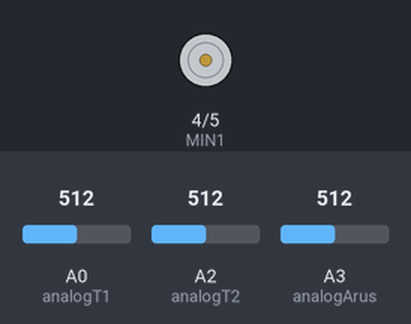
The sketch below on a simulated Arduino Uno, built with avr-gcc and run on an emulated ATmega328P. Parts: motor-driver pin pairs drawn as motors (green arrow = first pin HIGH = forward, orange = second pin HIGH = backward, longer = more drive, scaled by the enable pin). The test bench sets the inputs (shaded band); at power-on: A0 (analogT1) = 512, A2 (analogT2) = 512, A3 (analogArus) = 512. What the sketch prints to the serial monitor is not drawn.

Above: at 1.2 s.
1.3 s: A0 (analogT1) set to 529
3.0 s: A2 (analogT2) set to 498
4.5 s: A2 (analogT2) set to 481
At 5.4 s:
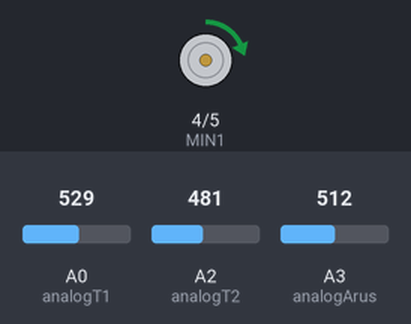
6.0 s: A0 (analogT1) set to 716
At 6.6 s:
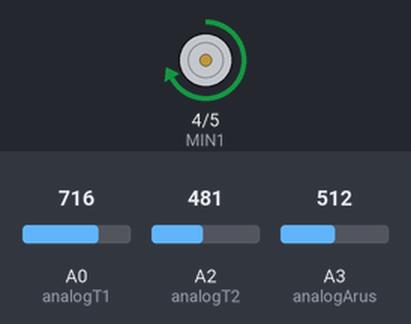
7.5 s: A0 (analogT1) set to 900
At 8.8 s:
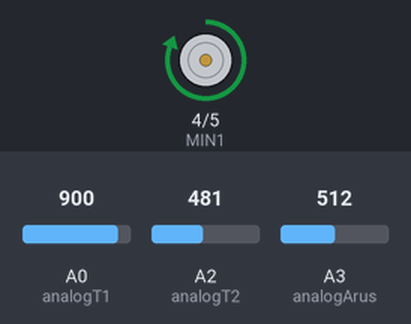
Timing chart, 0 to 10.5 s (numbered marks = the images above; inputs shaded):
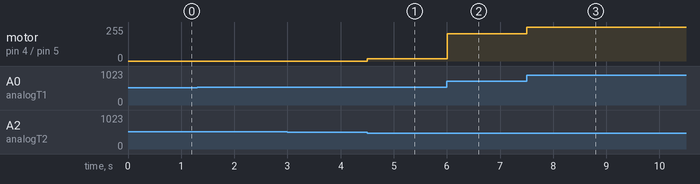

Measured:
- after the input at 1.3 s, every drawn part: stays the same
- after the input at 3.0 s, every drawn part: stays the same
- after the input at 4.5 s, motor on pin 4 (MIN1) / pin 5 (MIN2): stopped → forward 17/255 at once
- after the input at 6.0 s, motor on pin 4 (MIN1) / pin 5 (MIN2): forward 17/255 → forward 204/255 at once
- after the input at 7.5 s, motor on pin 4 (MIN1) / pin 5 (MIN2): forward 204/255 → forward 255/255 at once

The sketch:

final_code.ino.ino
```cpp
#include <TimerOne.h>
#include <PID_v1.h>
#include <mcp_can.h>
#include <SPI.h>

#define outMin 0

unsigned long timer;

const int analogT1 = A0;
const int analogT2 = A2;

int T1, T2; //nilai baca pin analog sensor torsi
float mapVT1, mapVT2; //nilai baca tegangan output sensor torsi
float Tscale; //nilai torsi dalam Nm
int MIN1 = 4;
int MIN2 = 5;
int MPWM = 6;
int keluaran = 0; //nilai PWM tegangan motor

const int analogArus = A3;
int mVperAmp = 66;
int ACSoffset = 2500;
int ArusRaw= 0;
double Voltage1 = 0;
double Amps1 = 0;


// VARIABEL KENDALI PID
double Kp = 0.29; //Konstanta
double Ki = 0.018;
double Kd = 0; //Konstanta Derivatif

double ts = 0.0068; // periode sampling 6.8ms
double OutputP; //Nilai komputasi proportional
double OutputI; //Nilai komputasi integral
double OutputD; //Nilai komputasi derivatif

double error_torque = 0.0; //nilai error torsi
double errorI = 0.0; // Galat Integral Kecepatan
double errorI_prev = 0.0;
double errorD = 0.0; //Galat Derivatif Kecepatan
double errorD_prev = 0.0;
double OutputTot; //nilai hasil kendali total

unsigned int Setpoint;
unsigned int mapT1;

// Variabel CAN
MCP_CAN CAN0(10);
int kecepatan = 0;
unsigned char stmp[1];

void setup() {
  Serial.begin(9600);

//  delay(15000);
  //setup GUI
  Serial.write(9);

  //CAN Setup
  CAN0.begin(CAN_500KBPS); //init bus, baudrate 500k

  //Setup Timer Interrupt
  Timer1.initialize(6800); //waktu sampling 6.8 ms frekuensi 5x
  Timer1.attachInterrupt(baca_torsi);

  //Setup Pin Sensor Torsi
  pinMode(A0, INPUT);
  pinMode(A2, INPUT);

  //Setup Motor Pin
  pinMode(MIN1, OUTPUT);
  pinMode(MIN2, OUTPUT);
  pinMode(MPWM, OUTPUT);

}

//MAIN PROGRAM
void loop() {
//  Serial.println("sapi");
//  Serial.println(millis ());
 timer = millis ();
 tampilanSerial();
 kirim_CAN();
// Serial.println(kecepatan);
}

void baca_torsi(){
  T1 = analogRead(analogT1);
  T2 = analogRead(analogT2);
  mapVT1 = (T1/1023)*5;
  mapVT2 = (T2/1023)*5;

  if (T1>=520 && T2<=490)
  {
  keluaran = (T1-512); //pengali memberikan power ke motor melalui PWM,
  //4 menghasilkan overshoot. pengali ini variable, berdasar kecepatan mobil
  keluaran = constrain(keluaran,0,255);
  analogWrite(MPWM,keluaran);
  digitalWrite(MIN1, HIGH);
  digitalWrite(MIN2, LOW);
  }

  if (T1<=490 && T2>=520)
  {
    keluaran = (T2-512);
    keluaran = constrain(keluaran,0,255);
    analogWrite(MPWM,keluaran);
    digitalWrite(MIN1, LOW);
    digitalWrite(MIN2, HIGH);
  }

  if(T1<519 && T2<519)
  {
    digitalWrite(MIN1, LOW );
    digitalWrite(MIN2, LOW);
    analogWrite(MPWM,0);
  }

  kendaliPID();

 // Pembacaan Arus dari Sensor Arus
 ArusRaw = analogRead(analogArus);
 Voltage1 = (ArusRaw / 1023.0) * 5000; // Gets you mV
 Amps1 = ((Voltage1 - ACSoffset) / mVperAmp) + 0.56;

 Tscale = ((12.94)*mapVT1)-31.25;
//  Serial.println(timer);
 if(timer%50 == 0){
  Serial.write(T1/4);
 }

}


//Kendali PID
void kendaliPID(){
  Setpoint = map(T1,0,1023,0,30); //mapping bacaan torsi
  mapT1 = map(T1,0,1023,0,30);
  if (Setpoint > 4){
    error_torque = (double)Setpoint - (double)mapT1;

    //Proportional
    OutputP = Kp*error_torque;

    //Integral
    errorI += Ki*error_torque*ts;
    OutputI = errorI;

    //Derivatif
    errorD = error_torque - errorD_prev;
    OutputD = (Kd/ts)*errorD;

    //output
    OutputTot = OutputP+OutputI+OutputD;
    if(OutputTot <= outMin){OutputTot = outMin;}

    keluaran = int (OutputTot*255);
    errorD_prev = error_torque;
  }
  else {
    errorI = 0;
    keluaran = 0;
  }

}


void tampilanSerial(){
 //Print Serial
// Serial.print("RawAmps = ");
// Serial.print(ArusRaw);
// Serial.print(" \t");
// Serial.print("Volt = ");
// Serial.print(Voltage1);
// Serial.print(" \t");
// Serial.print("Ampere = ");
// Serial.print(Amps1);
// Serial.print(" \t");
//
// Serial.print(" T1 = ");
// Serial.print(mapVT1);
// Serial.print(" V \t");
// Serial.print(" T2 = ");
// Serial.print(mapVT2);
// Serial.print(" V ");
// Serial.print(" Tscale = ");
// Serial.print(Tscale);
// Serial.println(" Nm ");

}

int iterator = 0;

void kirim_CAN()
{
  if ((timer%160000>= 0) && (timer%160000 <= 20000)){
    kecepatan = 0;
  }
  else if ((timer%160000>= 20000) && (timer%160000 <= 40000)){
    kecepatan = 10;
  }
  else if ((timer%160000>= 40000) && (timer%160000 <= 60000)){
    kecepatan = 20;
  }
  else if ((timer%160000>= 60000) && (timer%160000 <= 80000)){
    kecepatan = 30;
  }
  else if ((timer%160000>= 80000) && (timer%160000 <= 100000)){
    kecepatan = 40;
  }
  else if ((timer%160000>= 100000) && (timer%160000 <= 120000)){
    kecepatan = 50;
  }
  else if ((timer%160000>= 120000) && (timer%160000 <= 140000)){
    kecepatan = 60;
  }
  else if ((timer%160000>= 140000) && (timer%160000 <= 160000)){
    kecepatan = 70;
  }

   stmp[0] = char (kecepatan);
//    Serial.print("Timer: ");
//    Serial.print(timer);
//    Serial.print("  Kecepatan : ");
//    Serial.println(kecepatan);
    CAN0.sendMsgBuf(0x00, 0, sizeof(stmp), stmp);
}
```
